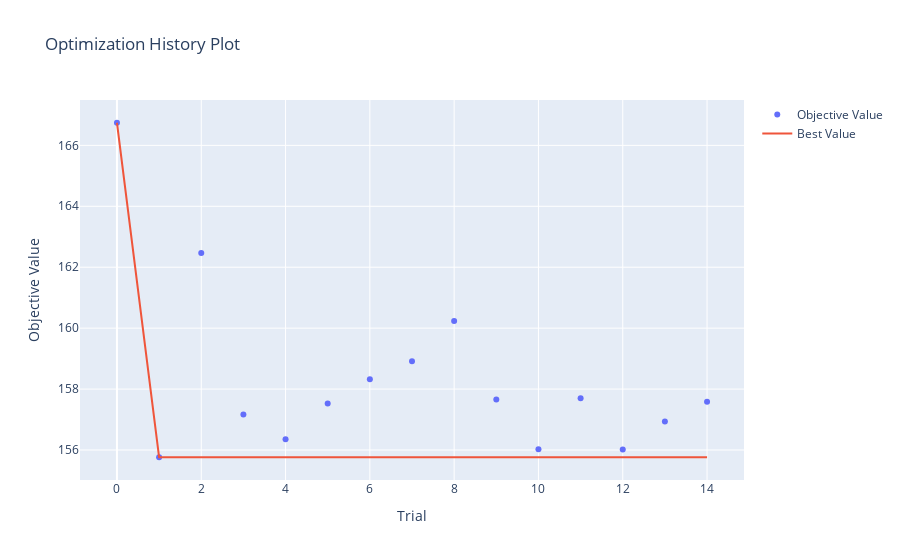

Here is the notebook cell this chart was saved with:
### Code cell
optuna.visualization.plot_optimization_history(study)

### Figure 1 — Plotly figure (JSON) as saved in the notebook; plotly's stock layout.template omitted (floating-point values rounded to 4 significant figures)
{"data": [{"mode": "markers", "name": "Objective Value", "type": "scatter", "x": [0, 1, 2, 3, 4, 5, 6, 7, 8, 9, 10, 11, 12, 13, 14], "y": [166.7, 155.8, 162.5, 157.2, 156.4, 157.5, 158.3, 158.9, 160.2, 157.7, 156.0, 157.7, 156.0, 156.9, 157.6]}, {"mode": "lines", "name": "Best Value", "type": "scatter", "x": [0, 1, 2, 3, 4, 5, 6, 7, 8, 9, 10, 11, 12, 13, 14], "y": [166.7, 155.8, 155.8, 155.8, 155.8, 155.8, 155.8, 155.8, 155.8, 155.8, 155.8, 155.8, 155.8, 155.8, 155.8]}, {"marker": {"color": "#cccccc"}, "mode": "markers", "name": "Infeasible Trial", "showlegend": false, "type": "scatter", "x": [], "y": []}], "layout": {"title": {"text": "Optimization History Plot"}, "xaxis": {"title": {"text": "Trial"}}, "yaxis": {"title": {"text": "Objective Value"}}}}
